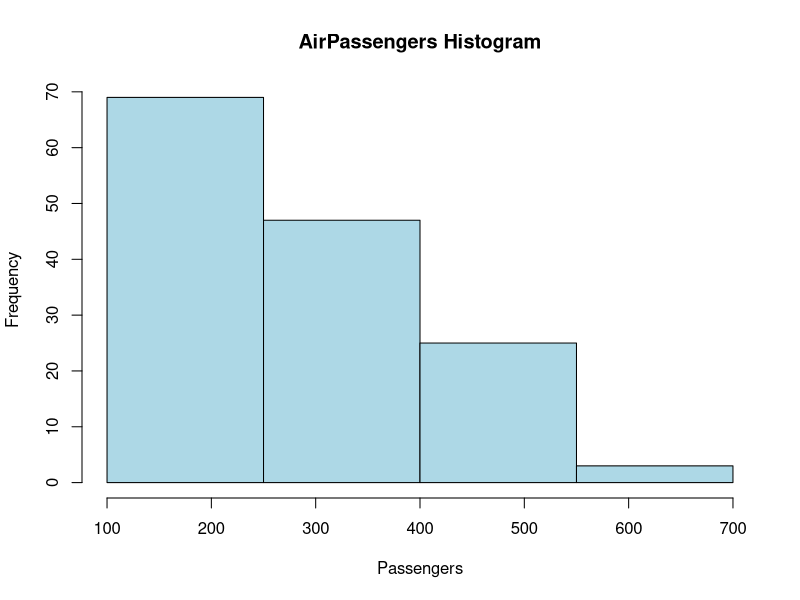

R code for this plot:
data(AirPassengers)

hist(AirPassengers,
     breaks = seq(100, 700, by = 150),
     xlim = c(100, 700),
     main = "AirPassengers Histogram",
     xlab = "Passengers",
     col = "lightblue")
